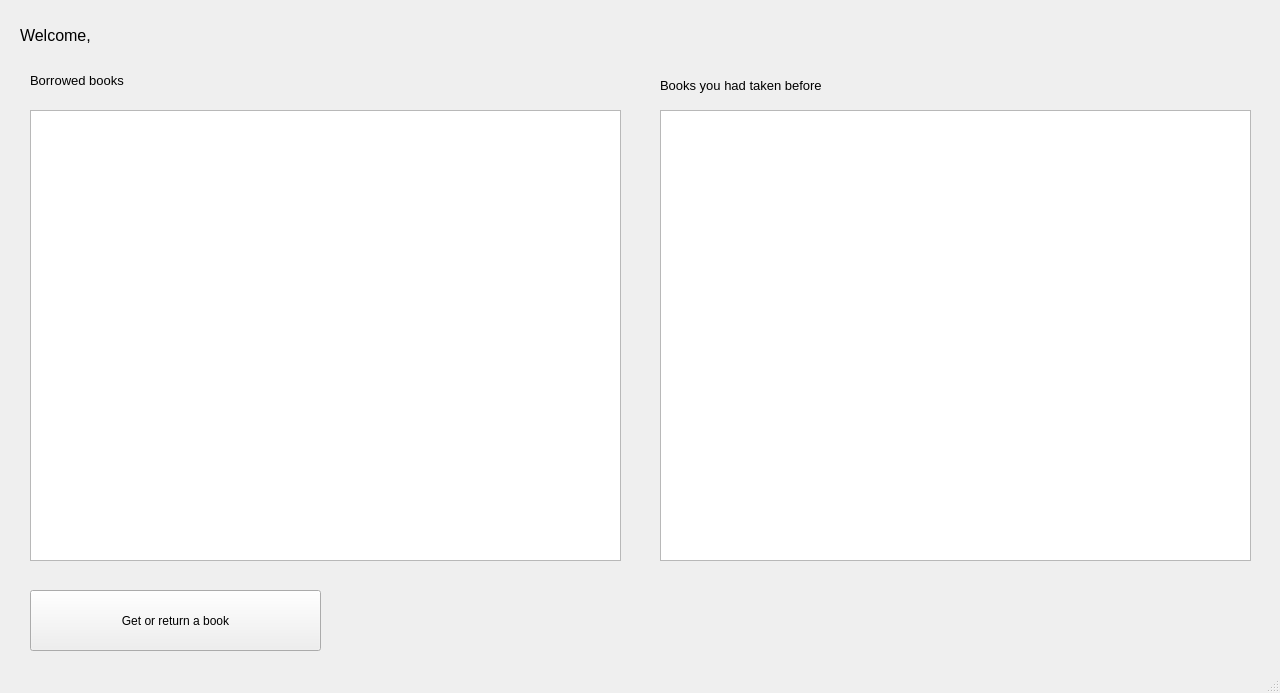
<?xml version="1.0" encoding="UTF-8"?>
<ui version="4.0">
 <class>MainWindow</class>
 <widget class="QMainWindow" name="MainWindow">
  <property name="geometry">
   <rect>
    <x>0</x>
    <y>0</y>
    <width>1280</width>
    <height>693</height>
   </rect>
  </property>
  <property name="sizePolicy">
   <sizepolicy hsizetype="Fixed" vsizetype="Fixed">
    <horstretch>0</horstretch>
    <verstretch>0</verstretch>
   </sizepolicy>
  </property>
  <property name="windowTitle">
   <string>Reader</string>
  </property>
  <widget class="QWidget" name="centralwidget">
   <widget class="QLabel" name="labelHello">
    <property name="geometry">
     <rect>
      <x>20</x>
      <y>20</y>
      <width>171</width>
      <height>31</height>
     </rect>
    </property>
    <property name="font">
     <font>
      <pointsize>12</pointsize>
     </font>
    </property>
    <property name="text">
     <string>Welcome,</string>
    </property>
   </widget>
   <widget class="QPushButton" name="btnBook">
    <property name="geometry">
     <rect>
      <x>30</x>
      <y>590</y>
      <width>291</width>
      <height>61</height>
     </rect>
    </property>
    <property name="sizePolicy">
     <sizepolicy hsizetype="Fixed" vsizetype="Fixed">
      <horstretch>0</horstretch>
      <verstretch>0</verstretch>
     </sizepolicy>
    </property>
    <property name="text">
     <string>Get or return a book</string>
    </property>
   </widget>
   <widget class="QTableWidget" name="tableBooks">
    <property name="geometry">
     <rect>
      <x>30</x>
      <y>110</y>
      <width>591</width>
      <height>451</height>
     </rect>
    </property>
   </widget>
   <widget class="QTableWidget" name="tableBooks2">
    <property name="geometry">
     <rect>
      <x>660</x>
      <y>110</y>
      <width>591</width>
      <height>451</height>
     </rect>
    </property>
   </widget>
   <widget class="QLabel" name="labelInfo2">
    <property name="geometry">
     <rect>
      <x>660</x>
      <y>70</y>
      <width>281</width>
      <height>31</height>
     </rect>
    </property>
    <property name="font">
     <font>
      <pointsize>10</pointsize>
     </font>
    </property>
    <property name="text">
     <string>Books you had taken before</string>
    </property>
   </widget>
   <widget class="QLabel" name="labelInfo1">
    <property name="geometry">
     <rect>
      <x>30</x>
      <y>60</y>
      <width>231</width>
      <height>41</height>
     </rect>
    </property>
    <property name="font">
     <font>
      <pointsize>10</pointsize>
     </font>
    </property>
    <property name="text">
     <string>Borrowed books</string>
    </property>
   </widget>
  </widget>
  <widget class="QStatusBar" name="statusbar"/>
 </widget>
 <resources/>
 <connections/>
</ui>
